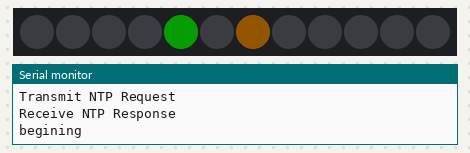
Recording of a sketch running on a simulated ESP8266 (NodeMCU). Parts: 12 RGB LEDs in strip order, left to right, the last lines printed to the serial monitor. Dim RGB values are drawn brighter than linear; WiFi joins after 1.5 s; servers stay silent unless stated.

Above: at 3.1 s.
At 5.6 s:
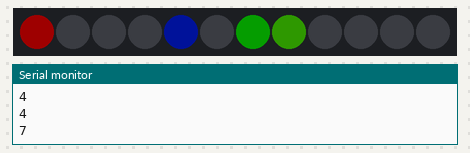
At 10.6 s:
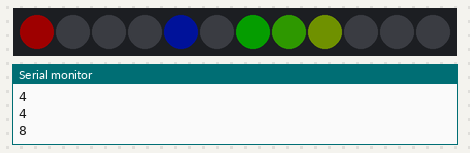
At 15.6 s:
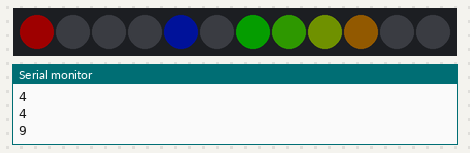
At 20.6 s:
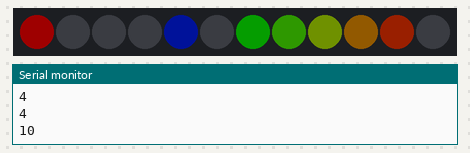
At 35.6 s:
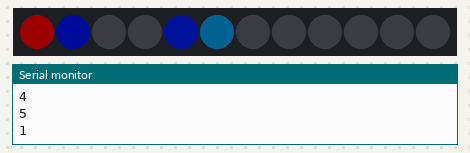

Measured:
- what the display in image 0 shows lasts 0.5 s, from 3.0 s to 3.5 s
- what the display in image 1 shows lasts 5.0 s, from 5.5 s to 10.5 s

The sketch:

Espclock.ino
```cpp
//-------- Required Libraries --------//
#include <ESP8266WiFi.h>
#include <ESP8266WebServer.h>
#include <DNSServer.h>
#include <WiFiManager.h>          //https://github.com/tzapu/WiFiManager
#include <TimeLib.h> // TimeTracking
#include <WiFiUdp.h> // UDP packet handling for NTP request
#include <Adafruit_NeoPixel.h>

//-------- global variables//

byte prevhour, prevsecs, prevmins; //

//-------- Neopixels setup --------//
#define NeopixelPin 2
#define NUMPIXELS      12
Adafruit_NeoPixel pixels = Adafruit_NeoPixel(NUMPIXELS, NeopixelPin, NEO_GRB + NEO_KHZ800);

//-------- ntp setup --------//
//NTP Servers:
IPAddress timeServer(129, 6, 15, 28); // time.nist.gov NTP server
const char* ntpServerName = "time.nist.gov";
const int timeZone = -6;  // Eastern central Time (USA)
WiFiUDP Udp;
unsigned int localPort = 2390;  // local port to listen for UDP packets

/*-------- NTP code ----------*/

const int NTP_PACKET_SIZE = 48; // NTP time is in the first 48 bytes of message
byte packetBuffer[NTP_PACKET_SIZE]; //buffer to hold incoming & outgoing packets
bool NTP;
//---------- timestamp functions-------//
// send an NTP request to the time server at the given address
void sendNTPpacket(IPAddress &address)
{
  // set all bytes in the buffer to 0
  memset(packetBuffer, 0, NTP_PACKET_SIZE);
  // Initialize values needed to form NTP request
  // (see URL above for details on the packets)
  packetBuffer[0] = 0b11100011;   // LI, Version, Mode
  packetBuffer[1] = 0;     // Stratum, or type of clock
  packetBuffer[2] = 6;     // Polling Interval
  packetBuffer[3] = 0xEC;  // Peer Clock Precision
  // 8 bytes of zero for Root Delay & Root Dispersion
  packetBuffer[12]  = 49;
  packetBuffer[13]  = 0x4E;
  packetBuffer[14]  = 49;
  packetBuffer[15]  = 52;
  // all NTP fields have been given values, now
  // you can send a packet requesting a timestamp:
  Udp.beginPacket(address, 123); //NTP requests are to port 123
  Udp.write(packetBuffer, NTP_PACKET_SIZE);
  Udp.endPacket();
}

time_t getNtpTime()
{
  while (Udp.parsePacket() > 0) ; // discard any previously received packets
  Serial.println(F("Transmit NTP Request"));
  sendNTPpacket(timeServer);
  uint32_t beginWait = millis();
  while (millis() - beginWait < 1500) {
    int size = Udp.parsePacket();
    if (size >= NTP_PACKET_SIZE) {
      Serial.println(F("Receive NTP Response"));
      NTP = true;
      Udp.read(packetBuffer, NTP_PACKET_SIZE);  // read packet into the buffer
      unsigned long secsSince1900;
      // convert four bytes starting at location 40 to a long integer
      secsSince1900 =  (unsigned long)packetBuffer[40] << 24;
      secsSince1900 |= (unsigned long)packetBuffer[41] << 16;
      secsSince1900 |= (unsigned long)packetBuffer[42] << 8;
      secsSince1900 |= (unsigned long)packetBuffer[43];
      return secsSince1900 - 2208988800UL + timeZone * SECS_PER_HOUR;
    }
  }
  Serial.println(F("No NTP Response :-("));
  return 0; // return 0 if unable to get the time
}

void udpConnect() {
  Serial.println(F("Starting UDP"));
  Udp.begin(localPort);
  Serial.print(F("Local port: "));
  Serial.println(Udp.localPort());
  Serial.println(F("waiting for sync"));
  setSyncProvider(getNtpTime);
}

time_t prevDisplay = 0; // when the digital clock was displayed


void checkTime () {
  if (timeStatus() != timeNotSet) {
    if (now() != prevDisplay) { //update the display only if time has changed
      prevDisplay = now();
    }
  }
}


//--------  anager function. Configure the wifi connection if not connect put in mode AP--------//
void wifimanager() {

  WiFiManager wifiManager;
  Serial.println(F("empezando"));
  if (!  wifiManager.autoConnect("Espmanager")) {
    Serial.println(F("error no conecto"));

    if (!wifiManager.startConfigPortal("Espmanager")) {
      Serial.println(F("failed to connect and hit timeout"));

      //reset and try again, or maybe put it to deep sleep
      ESP.reset();
      delay(5000);
    }
    Serial.print(F("."));
  }
  //if you get here you have connected to the WiFi

  Serial.println(F("connected...yeey :)"));

}

//-------- setup  --------//

void setup() {
  Serial.begin(115200);
  Serial.println();
  while (WiFi.status() != WL_CONNECTED) {
    wifimanager();
    delay(1000);
  }
  while (NTP == false) {
    udpConnect ();
    delay(500);
  }
  checkTime();
  prevsecs = second();
  prevmins = minute();
  prevhour = hourFormat12();
  Serial.println("begining");
  pixels.begin(); // This initializes the NeoPixel library.
  pixels.setBrightness(30);
  pixels.setPixelColor(prevsecs / 5, Wheel(prevsecs) );
  pixels.setPixelColor(prevmins / 5, Wheel(prevmins * 2) );
  pixels.setPixelColor(prevhour, Wheel(prevhour * 20) );
  pixels.show();
  showtime(second());
}


void loop() {
  showtime(second());
}

void showtime(byte currentSec) {
  byte prevhour = hourFormat12();
  if (prevhour == 12) {
    prevhour = 0;
  }

  if (currentSec == 0) {
    turnoff(12);
  }
  if (currentSec != prevsecs) {
    prevsecs = currentSec;
    pixels.setPixelColor(prevsecs / 5, Wheel(map(prevsecs / 5, 0, 11, 180, 0)) );
    pixels.setPixelColor(minute() / 5, Wheel(map(minute() / 5, 0, 11, 100, 180)) );
    pixels.setPixelColor(prevhour, Wheel(map(prevhour, 0, 11, 250, 1)) );
    pixels.setPixelColor(0, Wheel(255) );
    Serial.println(prevhour);            // the hour now  (0-23)
    Serial.println(minute() / 5);        // the minute now (0-59)
    Serial.println(prevsecs / 5);        // the second now (0-59)
    pixels.show();
  }
}
void turnoff(byte num) {
  for (byte i = 0; i < num; i++) {
    pixels.setPixelColor(i, 0 );
    pixels.show();
  }
}

// Input a value 0 to 255 to get a color value.
// The colours are a transition r - g - b - back to r.
uint32_t Wheel(byte WheelPos) {
  WheelPos = 255 - WheelPos;
  if (WheelPos < 85) {
    return pixels.Color(255 - WheelPos * 3, 0, WheelPos * 3);
  }
  if (WheelPos < 170) {
    WheelPos -= 85;
    return pixels.Color(0, WheelPos * 3, 255 - WheelPos * 3);
  }
  WheelPos -= 170;
  return pixels.Color(WheelPos * 3, 255 - WheelPos * 3, 0);
}
```
